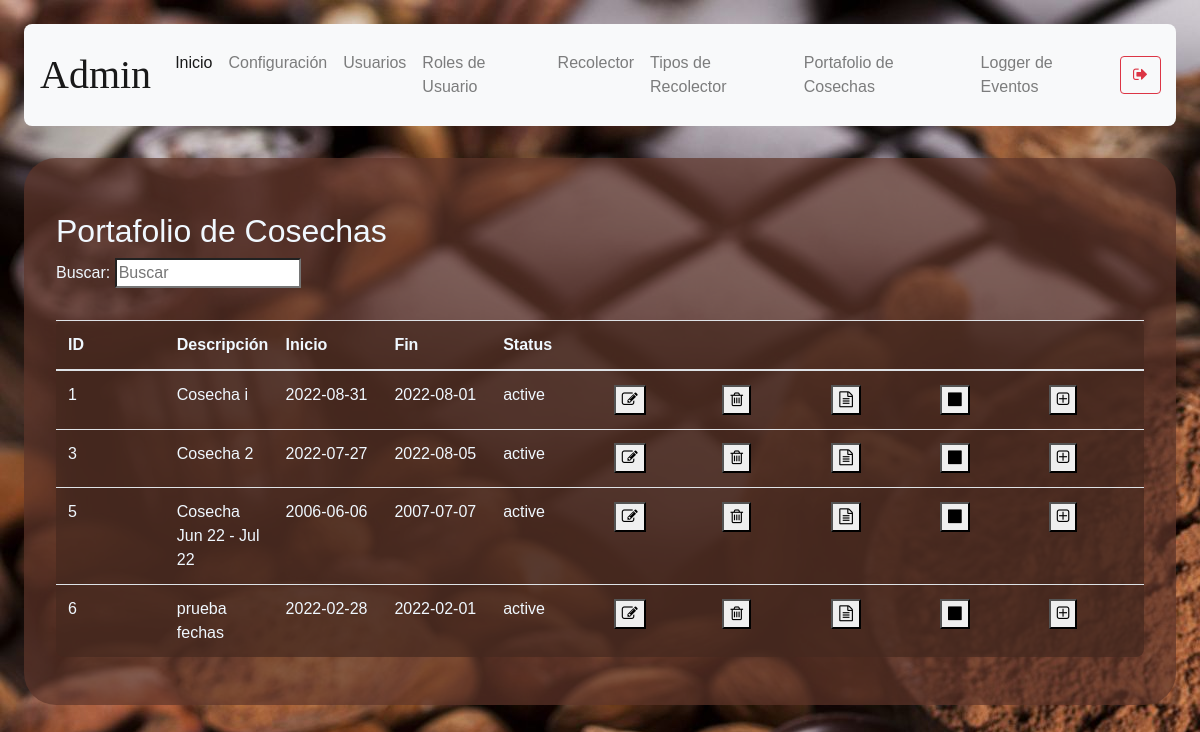
Before: /harvest-show (signed in) with the older database file.
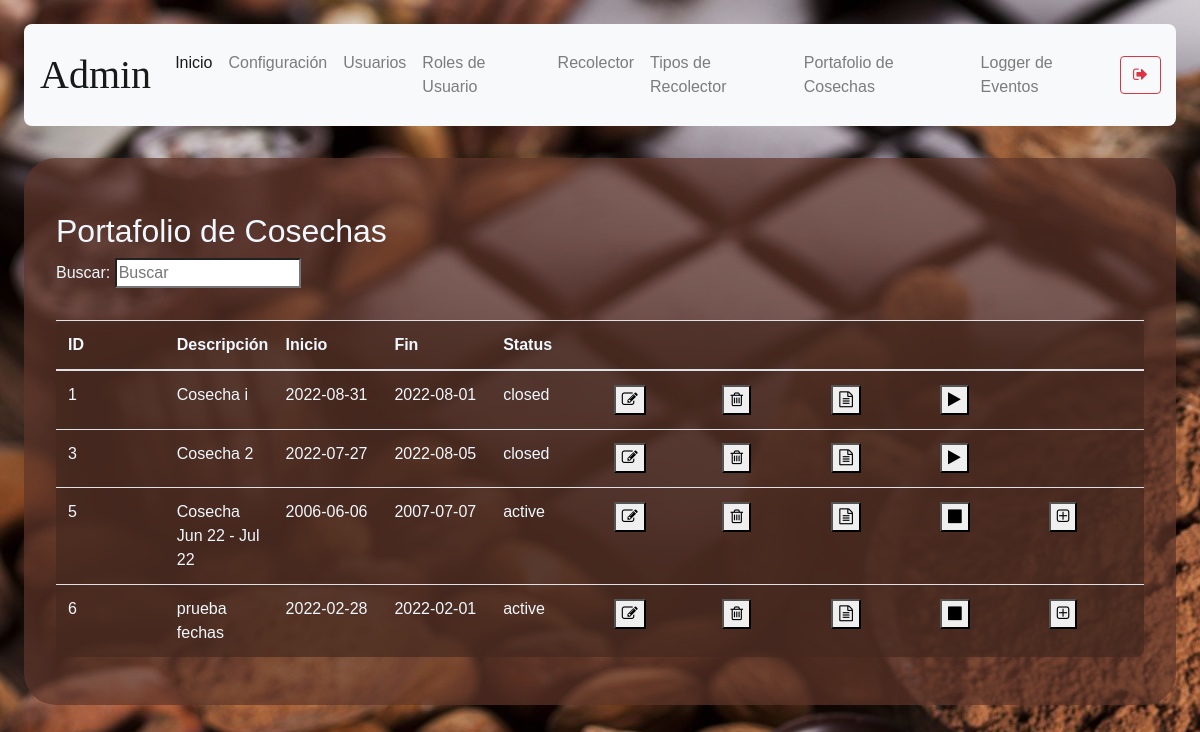
After: the same page with the newer database file.
### models/harvest.py (models this page shows, shortened)
class Harvest (db.Model):
    __tablename__ = 'harvest'
    id = db.Column(db.Integer, primary_key = True)
    description = db.Column(db.String(250), nullable = False)
    start_date = db.Column(db.String(10), nullable=False)
    end_date = db.Column(db.String(10), nullable= False)
    status = db.Column(db.String(10), nullable = False)

### routes/harvest.py (the view)
@harvest_route.route('/harvest-show')
def showIndex():
    if( not verify_permissions(session, User, allowed_rols + ['shopping-analyst']) ):
        return redirect(url_for('auth.index'))
    harvests = Harvest.query.all()
    productors = Productor.query.all()
    if ( 'management-status' in session ):
        status = session['management-status']
        session.pop('management-status', None)
        return render_template("show-harvest.html",\
        status = status,\
        harvests = harvests, productors=productors )
    return render_template("show-harvest.html",\
        status = "",\
        harvests = harvests, productors=productors )

### models/user.py (called while the page is built)
    def get_user_rol_by_username( self, username ):
        user_rol_id = User.query.filter_by(username = username).first().user_rol_id
        user_rol = User_rol.query.get(user_rol_id).description
        return user_rol

### utils/functions.py (called while the page is built)
def verify_permissions(session, User, allowed=['admin']):
    return 'username' in session and \
    ( allowed == 'all' or User.get_user_rol_by_username(User, session['username']) in allowed)

### templates/show-harvest.html (shortened to what this page needs)
{% extends "base.html" %}
{% block content %}
    <h2>Portafolio de Cosechas</h2>
    <p>
        Buscar: <input id ="search-bar" onkeyup="searchEngine()" type="search" name="busqueda" placeholder="Buscar">
    </p>
        <table class="table content-table fixed-table">
            <thead>
                <th>ID</th>
                <th>Descripción</th>
                <th>Inicio</th>
                <th>Fin</th>
                <th>Status</th>
                <th></th>
                <th></th>
                <th></th>
                <th></th>
                <th></th>
            </thead>
            <tbody id = table-body-data>
            {% for harvest in harvests %}
            <tr>
                <td>{{ harvest.id }}</td>
                <td>{{ harvest.description }}</td>
                <td>{{ harvest.start_date }}</td>
                <td>{{ harvest.end_date }}</td>
                <td>{{ harvest.status }}</td>
                <td><button onclick="window.location.href=`/harvest/edit/{{ harvest.id }}`"><i class="fa fa-pencil-square-o" aria-hidden="true"></i></button></td>
                <td><button onclick='deleteConfirm( {{ harvest.id }}, "Harvest" )'><i class="fa fa-trash-o" aria-hidden="true"></i></button></td>
                <td><button onclick='window.location.href=`/harvest/{{ harvest.id }}/purchase`'><i class="fa fa-file-text-o" aria-hidden="true"></i></i></button></td>
                {% if harvest.status == "active" %}
                    <td><button onclick='window.location.href=`/harvest/close/{{ harvest.id }}`'><i class="fa fa-stop" aria-hidden="true"></i></button></td>
                    <td><button type="button" class="" data-toggle="modal" data-target="#modal-{{harvest.id}}"><i class="fa fa-plus-square-o" aria-hidden="true"></i></i></button></td>
                {% else %}
                    <td><button onclick='window.location.href=`/harvest/activate/{{ harvest.id }}`'><i class="fa fa-play" aria-hidden="true"></i></button></td>
                    <td></td>
                {% endif %}
            </tr>
            {% endfor %}
            </tbody>
        </table>
{% endblock %}

Changed rows visible on the page:
changed Harvest "Cosecha i": status "active" → "closed"
changed Harvest "Cosecha 2": status "active" → "closed"
